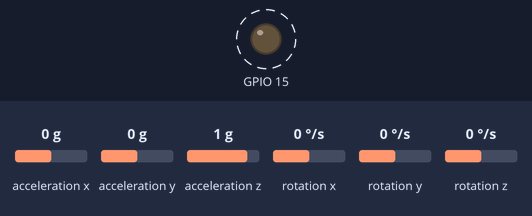
Recording of a sketch running on a simulated ESP8266 (NodeMCU). Parts: output pins drawn as LEDs (lit = HIGH). Dashed ring = blinking. Inputs (shaded band) come from the test bench; at power-on: acceleration x 0 g, acceleration y 0 g, acceleration z 1 g, rotation x 0 °/s, rotation y 0 °/s, rotation z 0 °/s. WiFi joins after 1.5 s; servers stay silent unless stated; what the sketch prints to the serial monitor is not drawn.

Above: at 7.8 s.
Timing chart, 0 to 10.6 s (numbered marks = the images above):
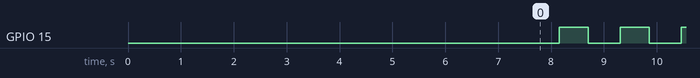

The sketch:

Capstone_RejumpC_v1.ino
```cpp
#include <ESP8266WiFi.h>
#include <FirebaseArduino.h>
#include <MPU6050.h>
#include <Wire.h>
#include <SPI.h>

#define FIREBASE_HOST "rvcapstone-default-rtdb.asia-southeast1.firebasedatabase.app"   // the project name address from firebase id
#define FIREBASE_AUTH "QVmgxFX86Tc6rN4a7TY5O9v0M5dUVMeqlgWLzH6Y"       // the secret key generated from firebase
#define WIFI_SSID "SUTD_LAB"
#define CLEAR 0
// #define WIFI_PASSWORD "20112008"

MPU6050 mpu;

// Gyroscope rotation variables:
unsigned long timer = 0;
float timeStep = 0.01;
float P_ROTATE = 0;
float R_ROTATE = 0;
float Y_ROTATE = 0;

int time1 = 0;


String path = "Data"; //subject to change


void setup() {

/*
   * Initialise RTC module.
   * Take in a date and time.
   * Initialise Firebase.
   * Create an address in Firebase.
   * EEPROM used to store profile instances.
   * time1 = millis();
   * ----------------------
   * Read MPU value
   * Upload MPU Values into database
*/

  Serial.begin(9600);
  Wire.begin();

  // Insert initialisations here
  firebase_init();
  firebase_value_reset();
  delay(5000);
  mpu_init();


  int time1 = millis();
  pinMode(15,OUTPUT);


}

void loop() {

    int time2 = millis();
    int time_elapsed = time2 - time1;
    Firebase.pushInt(path + "/Timing", time_elapsed);
    //Serial.println("Time(ms): ");
    //Serial.print(time_elapsed);

    mpu_read();
    gyro_read();
    firebase_read();

    delay(100);
    digitalWrite(15,LOW);
}
```

MPU_operations.ino
```cpp
void mpu_init() {

  mpu.begin();
  mpu.calibrateGyro();

}

void gyro_read(){

  digitalWrite(15,HIGH);

  timer = millis();
  Vector norm = mpu.readNormalizeGyro();

  P_ROTATE = P_ROTATE + norm.YAxis * timeStep;
  Firebase.pushFloat(path + "/Rotation_Roll", R_ROTATE);
  Serial.print("Roll = ");
  Serial.print(P_ROTATE);

  R_ROTATE = R_ROTATE + norm.XAxis * timeStep;
  Firebase.pushFloat(path + "/Rotation_Pitch",P_ROTATE);
  Serial.print(" Pitch = ");
  Serial.print(R_ROTATE);

  Y_ROTATE = Y_ROTATE + norm.ZAxis * timeStep;
  Firebase.pushFloat(path + "/Rotation_Yaw", Y_ROTATE);
  Serial.print(" Yaw = ");
  Serial.println(Y_ROTATE);
}

void mpu_read() {

  Vector normAccel = mpu.readNormalizeAccel();

  float X_ACCEL = normAccel.XAxis;
  Firebase.pushFloat(path + "/Acceleration_X", X_ACCEL);
  Serial.print("X = ");
  Serial.print(X_ACCEL);

  float Y_ACCEL = normAccel.YAxis;
  Firebase.pushFloat(path + "/Acceleration_Y", Y_ACCEL);
  Serial.print(" Y = ");
  Serial.print(normAccel.YAxis);

  float Z_ACCEL = normAccel.ZAxis;
  Firebase.pushFloat(path + "/Acceleration_Z", Z_ACCEL);
  Serial.print(" Z = ");
  Serial.println(normAccel.ZAxis);

  /*
  //Vector normAccel = mpu.readNormalizeAccel();
  Serial.print(" Xnorm = ");
  Serial.print(normAccel.XAxis);
  Serial.print(" Ynorm = ");
  Serial.print(normAccel.YAxis);
  Serial.print(" Znorm = ");
  Serial.println(normAccel.ZAxis);
  */

}
```

firebase_init.ino
```cpp
//Firebase functions need to update the values the MPU values
void firebase_init() {

  // connect to wifi.
  WiFi.begin(WIFI_SSID); //WTFI_PASSWORD if needed
  Serial.print("connecting");
  while (WiFi.status() != WL_CONNECTED) {
    Serial.print(".");
    delay(500);
    }

  Serial.println();
  Serial.print("connected: ");
  Serial.println(WiFi.localIP());
  Firebase.begin(FIREBASE_HOST, FIREBASE_AUTH);
}

void firebase_value_reset()  {
  Firebase.setFloat(path + "/Acceleration_X",0);
  Firebase.setFloat(path + "/Acceleration_Y",0);
  Firebase.setFloat(path + "/Acceleration_Z",0);
  Firebase.setFloat(path + "/Rotation_Pitch",0);
  Firebase.setFloat(path + "/Rotation_Yaw",0);
  Firebase.setFloat(path + "/Rotation_Roll",0);
  Firebase.setFloat(path + "/Timing",0);
  Serial.println("Data cleared");
}

void firebase_read()  {

  #if CLEAR == 1
  Firebase.remove("Data");
  #endif

  if (Firebase.failed()) {
      Serial.print("setting /number failed:");
      digitalWrite(13,HIGH);
      Serial.println(Firebase.error());
      return;
  }
}
```

Measured:
- by itself, GPIO 15: alternates HIGH for 0.55 s and LOW for 0.60 s
